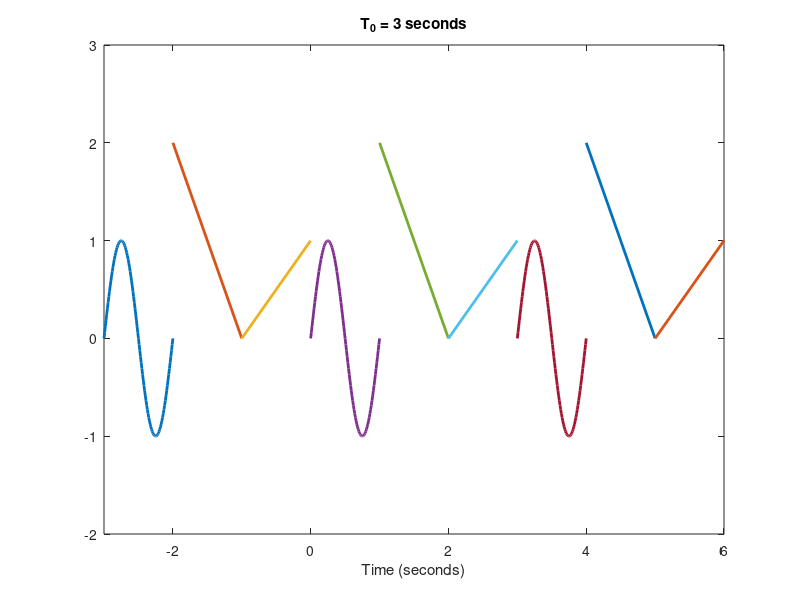

Write MATLAB code to recreate this figure.
clear all
close all

t1=0:1/100:1;
y1=sin(2*pi*t1);

y2=[2 0];

y3=[0 1];

t1=-3:1/100:-2;
y1=sin(2*pi*t1);
h=plot(t1,y1); hold on
set(h,'LineWidth',2.0)

t2=[-2 -1];
h=plot(t2,y2);
set(h,'LineWidth',2.0)
t3=[-1 0];
h=plot(t3,y3);
set(h,'LineWidth',2.0)

t1=0:1/100:1;
y1=sin(2*pi*t1);
h=plot(t1,y1); hold on
set(h,'LineWidth',2.0)

t2=[1 2];
h=plot(t2,y2);
set(h,'LineWidth',2.0)
t3=[2 3];
h=plot(t3,y3);
set(h,'LineWidth',2.0)

t1=3:1/100:4;
y1=sin(2*pi*t1);
h=plot(t1,y1); hold on
set(h,'LineWidth',2.0)

t2=[4 5];
h=plot(t2,y2);
set(h,'LineWidth',2.0)
t3=[5 6];
h=plot(t3,y3);
set(h,'LineWidth',2.0)



axis([-3 6 -2 3])

title('T_0 = 3 seconds')
xlabel('Time (seconds)')



